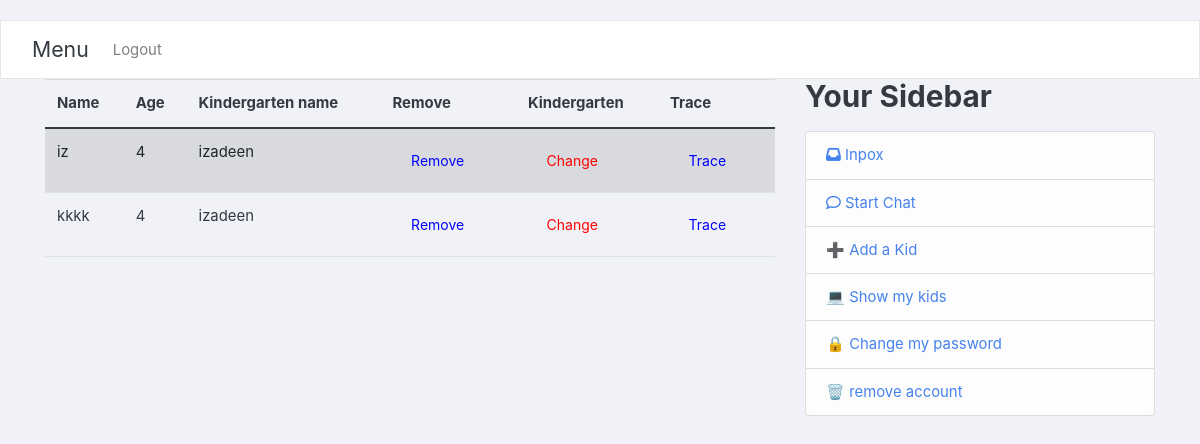
The page /show_kids/ (signed in) on the database its author committed.
### users/models.py (models this page shows, shortened)
class Kid(User):
    age=models.IntegerField()
    myParent=models.ForeignKey(Parent,on_delete=models.CASCADE)
    garten=models.ForeignKey(Kindergarten, blank=True, null=True,on_delete=models.SET_NULL)
    class Meta:
        verbose_name_plural = "Kid"

class Kindergarten(models.Model):
    seatLimit=models.IntegerField()
    name=models.CharField(max_length=100,primary_key=True)
    myTeacher = models.OneToOneField(Teacher,  on_delete=models.CASCADE, primary_key=False)

### users/views.py (the view)
# urls.py: path('show_kids/',user_views.show_kids,name='show_kids'),
@login_required
def show_kids(req):
    parent=Parent.objects.filter(username=req.user.username).first()
    kids=parent.kid_set.all()
    context={
        'kids':kids,
        'parent':True,'teacher':False,'kid':False
    }
    return render(req,'users/showKids.html',context)

### users/myapp_tags.py (called while the page is built)
@register.simple_tag
def get_model1_object(user):
    parent=Parent.objects.filter(username=user.username).first()
    teacher=Teacher.objects.filter(username=user.username).first()
    kid=Kid.objects.filter(username=user.username).first()
    ans=[]
    if parent:
        ans.append(True)
    else:
        ans.append(False)
    HaveGarten = False
    if teacher:
        try:
            Garten=Kindergarten.objects.get(myTeacher=teacher)
        except:
            HaveGarten = False
        else:
            HaveGarten = Garten.name
        ans.append(True)
    else:
        ans.append(False)
    if kid:
        ans.append(True)
    else:
        ans.append(False)
    ans.append(HaveGarten)
    return ans

### users/templates/users/showKids.html
{% extends "users/base.html" %}
{% block content %}
<table class="table table-striped">
<thead>
    <tr>
        <th scope="col">Name </th>
        <th scope="col">Age </th>
        <th scope="col">Kindergarten name</th>
        <th scope="col">Remove</th>
        <th scope="col">Kindergarten</th>
        <th scope="col">Trace</th>
    </tr>
</thead>
<tbody>
{% for kid in kids %}
<tr>
    <td>{{kid.first_name}}</td>
    <td>{{kid.age}}</td>
    {% if kid.garten %}
        <td>{{kid.garten.name}}</td>
        {% else %}
        <td>Empty</td>
    {%endif%}
    <td><a href="{% url 'delete_kid' username=kid.username %}" style="color:blue" class="btn">Remove</a></td>
    {% if kid.garten %}
        <td><a class="btn" style="color:red" href="{% url 'Change_Kindergarten' username=kid.username %}">Change </a></td>
        <td><a href="{% url 'TraceKid' username=kid.username %}" style="color:blue" class="btn">Trace</a></td>
        {% else %}
        <td><a class="btn" style="color:blue" href="{% url 'Register_To_Kindergarten' username=kid.username %}">Register </a></td>
    {%endif%}
  </tr>
{%endfor%}
</tbody>
</table>
{%endblock%}

### users/static/users/style.css (style rules this page uses)
body { margin-top:20px; background: #f1f2f7; }

### rows shown on the page
Kid: first_name "iz", age "4", garten.name "izadeen", shows "Change"
Kid: first_name "kkkk", age "4", garten.name "izadeen", shows "Change"
